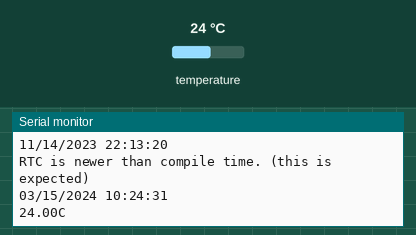
Simulated run of this sketch. Board: ESP8266 (NodeMCU). Parts: the last lines printed to the serial monitor. Inputs (shaded band) come from the test bench; at power-on: temperature 24 °C. WiFi joins after 1.5 s; servers stay silent unless stated; the local clock reads 2024-03-15 10:24:30 at power-on unless the sketch sets it.

Above: at 2.7 s.
2.8 s: temperature set to 12 °C
At 12.5 s:
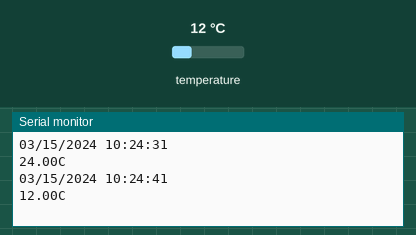
12.8 s: temperature set to 19 °C
At 22.8 s:
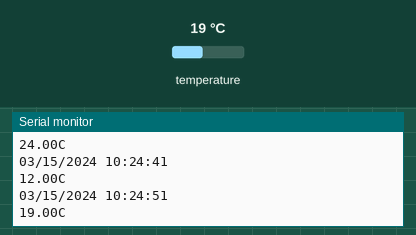
Timing chart, 0 to 24.3 s (numbered marks = the images above; inputs shaded):
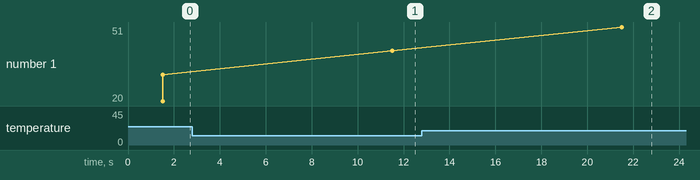

The sketch:

NCMain.ino
```cpp
//WiFi Manager Setup
#include <ESP8266WiFi.h>          //ESP8266 Core WiFi Library (you most likely already have this in your sketch)
#include <DNSServer.h>            //Local DNS Server used for redirecting all requests to the configuration portal
#include <ESP8266WebServer.h>     //Local WebServer used to serve the configuration portal
#include <WiFiManager.h>          //https://github.com/tzapu/WiFiManager WiFi Configuration Magic

//Initialising RTC Library
#include <Wire.h>       //I2C library
#include <RtcDS3231.h>  //RTC library


//RtcDS3231 Rtc;              //Uncomment for version 1.0.1 of the rtc library
RtcDS3231<TwoWire> Rtc(Wire); //Uncomment for version 2.0.0 of the rtc library

void setup() {

  Serial.begin(115200);  //Starts serial connection
  WiFiManager wifiManager; //Starts wifimanager
  wifiManager.autoConnect("AP-NAME", "AP-PASSWORD"); //Access Point and Password
//  wifiManager.autoConnect(); for auto connect

  Serial.print("RTC Compiled: ");
  Serial.print(__DATE__);
  Serial.println(__TIME__);


  Rtc.Begin();     //Starts I2C

  RtcDateTime compiled = RtcDateTime(__DATE__, __TIME__);
  printDateTime(compiled);
  Serial.println();

 if (!Rtc.IsDateTimeValid())
    {
        if (Rtc.LastError() != 0)
        {
            // we have a communications error
            // see https://www.arduino.cc/en/Reference/WireEndTransmission for
            // what the number means
            Serial.print("RTC communications error = ");
            Serial.println(Rtc.LastError());
        }
        else
        {
            // Common Causes:
            //    1) first time you ran and the device wasn't running yet
            //    2) the battery on the device is low or even missing

            Serial.println("RTC lost confidence in the DateTime!");

            // following line sets the RTC to the date & time this sketch was compiled
            // it will also reset the valid flag internally unless the Rtc device is
            // having an issue

            Rtc.SetDateTime(compiled);
        }
    }

    if (!Rtc.GetIsRunning())
    {
        Serial.println("RTC was not actively running, starting now");
        Rtc.SetIsRunning(true);
    }
        RtcDateTime now = Rtc.GetDateTime();
    if (now < compiled)
    {
        Serial.println("RTC is older than compile time!  (Updating DateTime)");
        Rtc.SetDateTime(compiled);
    }
    else if (now > compiled)
    {
        Serial.println("RTC is newer than compile time. (this is expected)");
    }
    else if (now == compiled)
    {
        Serial.println("RTC is the same as compile time! (not expected but all is fine)");
    }

    // never assume the Rtc was last configured by you, so
    // just clear them to your needed state
    Rtc.Enable32kHzPin(false);
    Rtc.SetSquareWavePin(DS3231SquareWavePin_ModeNone);

}

void loop() {
 if (!Rtc.IsDateTimeValid())
    {
        if (Rtc.LastError() != 0)
        {
            // we have a communications error
            // see https://www.arduino.cc/en/Reference/WireEndTransmission for
            // what the number means
            Serial.print("RTC communications error = ");
            Serial.println(Rtc.LastError());
        }
        else
        {
            // Common Causes:
            //    1) the battery on the device is low or even missing and the power line was disconnected
            Serial.println("RTC lost confidence in the DateTime!");
        }
    }

    RtcDateTime now = Rtc.GetDateTime();
    printDateTime(now);
    Serial.println();

 RtcTemperature temp = Rtc.GetTemperature();
  temp.Print(Serial);
  // you may also get the temperature as a float and print it
    // Serial.print(temp.AsFloatDegC());
    Serial.println("C");

    delay(10000); // ten seconds
}

#define countof(a) (sizeof(a) / sizeof(a[0]))

void printDateTime(const RtcDateTime& dt)
{
    char datestring[20];

    snprintf_P(datestring,
            countof(datestring),
            PSTR("%02u/%02u/%04u %02u:%02u:%02u"),
            dt.Month(),
            dt.Day(),
            dt.Year(),
            dt.Hour(),
            dt.Minute(),
            dt.Second() );
    Serial.print(datestring);

}
```

Measured:
- after the input at 2.8 s, the serial monitor: prints a new line after 8.7 s (image 1)
- after the input at 12.8 s, the serial monitor: prints a new line after 8.7 s (image 2)
